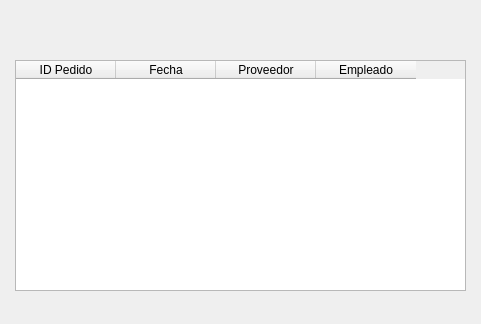
<?xml version="1.0" encoding="UTF-8"?>
<ui version="4.0">
 <class>Pedidos</class>
 <widget class="QDialog" name="Pedidos">
  <property name="geometry">
   <rect>
    <x>0</x>
    <y>0</y>
    <width>481</width>
    <height>324</height>
   </rect>
  </property>
  <property name="windowTitle">
   <string>Dialog</string>
  </property>
  <widget class="QTableWidget" name="tableWidget1">
   <property name="geometry">
    <rect>
     <x>15</x>
     <y>60</y>
     <width>451</width>
     <height>231</height>
    </rect>
   </property>
   <column>
    <property name="text">
     <string>ID Pedido</string>
    </property>
   </column>
   <column>
    <property name="text">
     <string>Fecha</string>
    </property>
   </column>
   <column>
    <property name="text">
     <string>Proveedor</string>
    </property>
   </column>
   <column>
    <property name="text">
     <string>Empleado</string>
    </property>
   </column>
  </widget>
 </widget>
 <resources/>
 <connections/>
</ui>
